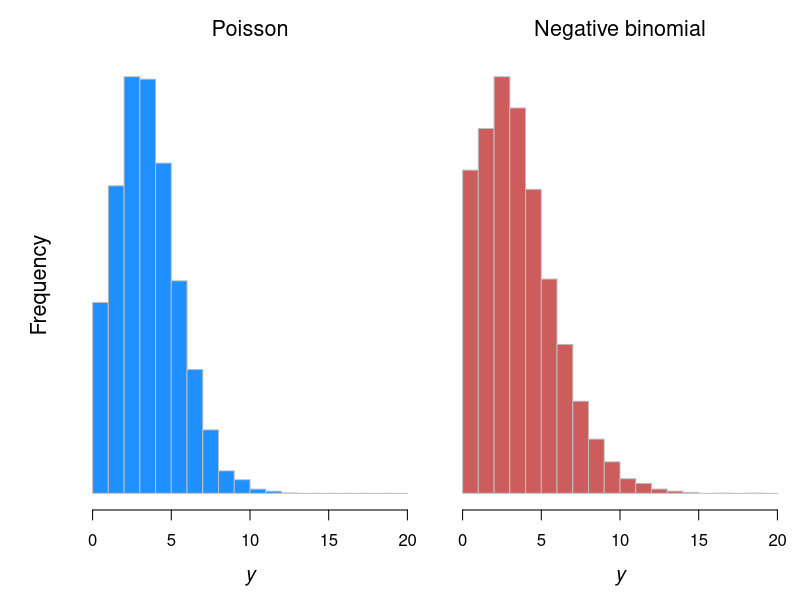
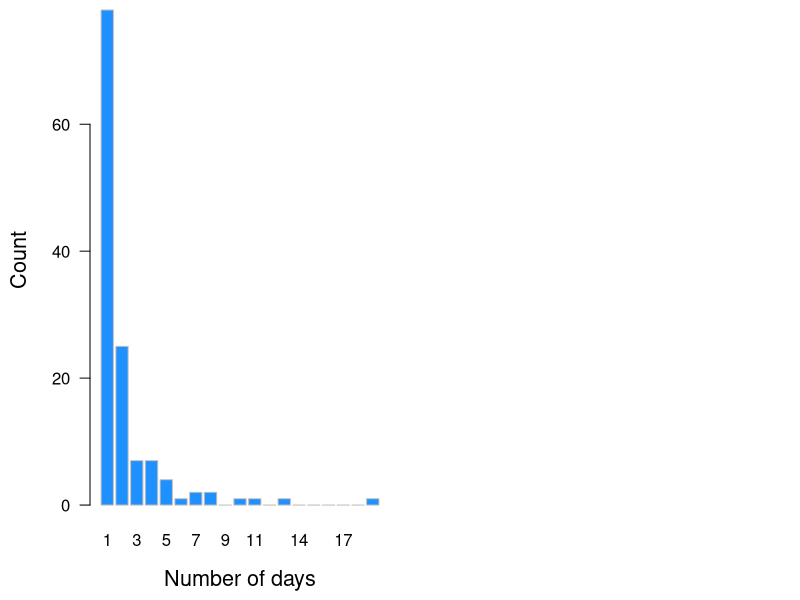

Recreate these plots in R, in order. (Note: this script raises an error after producing the figures.)
## ---- chunk 1
knitr::opts_chunk$set(echo = FALSE, warning = FALSE, message = FALSE)
## ---- chunk 2
set.seed(514)

nn <- 1e4

pp <- rpois(nn, 4)
nb <- rnbinom(nn, mu = 4, size = 8)

lims <- range(c(pp, nb))
xm <- do.call(floor, list(lims[1]/2)) * 2
xx <- do.call(ceiling, list(lims[2]/2)) * 2

par(mfrow = c(1, 2),
    mai = c(0.9, 0.2, 0.6, 0.1),
    omi = c(0, 0.6, 0, 0), bg = NA,
    cex.main = 1.2, cex.lab = 1.2)
## Poisson
hist(pp, las = 1, breaks = seq(xm, xx),
     col = "dodgerblue", border = "gray",
     yaxt = "n", ylab = "", xlab = expression(italic(y)),
     main = "")
mtext("Poisson", side = 3, line = 1, cex = 1.3)
mtext("Frequency", side = 2, line = 1.5, cex = 1.3)
## neg binom
hist(nb, las = 1, breaks = seq(xm, xx),
     col = "indianred", border = "gray",
     yaxt = "n", ylab = "", xlab = expression(italic(y)),
     main = "")
mtext("Negative binomial", side = 3, line = 1, cex = 1.3)
## ---- chunk 3
## read data
snakes <- read.csv("snakes.csv", stringsAsFactors = FALSE)

## set plot area
par(mai = c(0.9, 0.9, 0.1, 0.1),
    omi = c(0, 0, 0, 0), bg = NA,
    cex.lab = 1.3)
## histogram
hh <- hist(snakes$n_days, breaks = seq(0, max(snakes$n_days)), plot = FALSE)
barplot(hh$counts, names.arg = seq(max(snakes$n_days)), las = 1,
        ylab = "Count", xlab = "Number of days",
        col = "dodgerblue", border = "gray")
## ---- chunk 4
## Poisson regression
smod_pois <- glm(n_days ~ location + rain, data = snakes,
                 family = poisson(link = "log"))
## ---- chunk 5
summary(smod_pois)
## ---- chunk 6
library(VGAM)
## zero-truncated Poisson regression
smod_ztpois <- vglm(n_days ~ location + rain, data = snakes,
                    family = pospoisson)
## ---- chunk 7
summary(smod_ztpois)
## ---- chunk 8
beta_hat_p <- cbind(coef(smod_pois), sqrt(diag(vcov(smod_pois))))
beta_hat_ztp <- cbind(coef(smod_ztpois), sqrt(diag(vcov(smod_ztpois))))
tbl_pois <- round(cbind(beta_hat_p, beta_hat_ztp), 3)
colnames(tbl_pois) <- c("  Poisson", "  Poisson SE", "  +Poisson", "  +Poisson SE")
tbl_pois
## ---- chunk 9
## load MASS pkg
library(MASS)
## neg binomial regression
smod_nb <- glm.nb(n_days ~ location + rain, data = snakes,
                  link = "log")
## ---- chunk 10
summary(smod_nb)
## ---- chunk 11
library(VGAM)
## zero-truncated neg binomial regression
smod_ztnb <- vglm(n_days ~ location + rain, data = snakes,
                  family = posnegbinomial)
## ---- chunk 12
summary(smod_ztnb)
## ---- chunk 13
beta_hat_nb <- cbind(coef(smod_nb), sqrt(diag(vcov(smod_nb))))
beta_hat_ztnb <- cbind(coef(smod_ztnb)[-2], sqrt(diag(vcov(smod_ztnb))[-2]))
tbl_nb <- round(cbind(beta_hat_nb, beta_hat_ztnb), 3)
colnames(tbl_nb) <- c("  NB", "  NB SE", "      +NB", " +NB SE")
tbl_nb
## ---- chunk 14
## Hurdle model
rtpois <- function(n, lambda, tol = 1e-10) {
  ## Simulate from zero-truncated Poisson
  ## Initialize output
  x <- rep(NA, n)
  ## Identify lambda values below tolerance
  low <- which(lambda < tol)
  nlow <- length(low)
  if(nlow > 0) {
    x[low] <- 1
    if(nlow < n) {
      x[-low] <- qpois(runif(n-nlow, dpois(0, lambda[-low]), 1), lambda[-low])
    }
  } else {
    x <- qpois(runif(n-nlow, dpois(0, lambda), 1), lambda)
  }
  return(x)
}

set.seed(514)
## sample size
nn <- 200
## parameters for detection model
gamma_0 <- -2
gamma_tree <- 3
## parameters for count model
beta_0 <- 2
beta_tree <- 0.8
## covariates
water <- runif(nn, 0, 1)
trees <- runif(nn, 0, 1)
## expectation for Pr(detect)
mu <- 1/(1+exp(-(gamma_0 + gamma_tree * water)))
## detections (0/1)
z <- rbinom(nn, 1, mu)
## expectation for pos counts
lambda <- exp(beta_0 + beta_tree * trees) 
## pos counts
pos_count <- rtpois(nn, lambda)
## observations
y <- z * pos_count

par(mai = c(0.9, 0.9, 0.1, 0.1),
    omi = c(0, 0, 0, 0), bg = NA,
    cex.main = 1.4, cex.lab = 1.4)
## histogram of counts
hist(y, breaks = seq(0, max(y)), las = 1, col = "dodgerblue", border = "gray",
     main = "", xlab = "Number of hippos", ylab = "Frequency", )
## ---- chunk 15
## load pscl
library(pscl)
## fit hurdle model
hippo_zap <- hurdle(y ~ trees | water)
## ---- chunk 16
summary(hippo_zap)
## ---- chunk 17
## fitted for detection prob (pi)
water <- sort(water)
gamma_hat_0 <- coef(hippo_zap)[3]
gamma_hat_1 <- coef(hippo_zap)[4]
pi_hat <- 1/(1+exp(-(gamma_hat_0 + gamma_hat_1*water)))

#matrix of derivatives
derivs <- matrix(NA,nrow=nn,ncol=4)
derivs[,1] <- derivs[,2] <- 0
derivs[,3] <- (exp(gamma_hat_0 + gamma_hat_1*water))/((exp(gamma_hat_0 + gamma_hat_1*water)+1)^2) 
derivs[,4] <- (water*exp(gamma_hat_0 + gamma_hat_1*water))/((exp(gamma_hat_0 + gamma_hat_1*water)+1)^2) 
se <- sqrt( diag ( derivs %*% vcov(hippo_zap) %*% t(derivs) ))
lower <- pi_hat - se * qt(0.025, nn-2, lower.tail = FALSE)
upper <- pi_hat + se * qt(0.025, nn-2, lower.tail = FALSE)

## fitted for mean & var (lambda)
trees <- sort(trees)
beta_hat_0 <- coef(hippo_zap)[1]
beta_hat_1 <- coef(hippo_zap)[2]
lambda_hat <- exp(beta_hat_0 + beta_hat_1*trees)

#matrix of derivatives
derivs_2 <- matrix(NA,nrow=nn,ncol=4)
derivs_2[,1] <- exp(beta_hat_0+beta_hat_1*trees)
derivs_2[,2] <- trees*exp(beta_hat_0+beta_hat_1*trees) 
derivs_2[,3] <- derivs_2[,4] <- 0
se_2 <- sqrt( diag ( derivs_2 %*% vcov(hippo_zap) %*% t(derivs_2) ))
lower_2 <- lambda_hat - se_2 * qt(0.025, nn-2, lower.tail = FALSE)
upper_2 <- lambda_hat + se_2 * qt(0.025, nn-2, lower.tail = FALSE)

## set plot area
par(mfrow = c(1, 2),
    mai = c(0.9, 0.9, 0.6, 0.1),
    omi = c(0, 0, 0, 0), bg = NA,
    cex.main = 1.2, cex.lab = 1.2)
## detections
plot(water, pi_hat, type = "l", las = 1, ylim = c(0, 1), lwd = 2, col = "dodgerblue",
     xlab = "Water availability", ylab = expression(pi), main = "Detection")
lines(water, lower, lty = 2,  col = "dodgerblue", lwd = 2)
lines(water, upper, lty = 2,  col = "dodgerblue", lwd = 2)
## counts
plot(trees, lambda_hat, type = "l", las = 1, ylim = c(0, 20), lwd = 2, col = "darkgreen",
     xlab = "Tree density", ylab = expression(lambda), main = "Counts")
lines(trees, lower_2, lty = 2, col = "darkgreen", lwd = 2)
lines(trees, upper_2, lty = 2, col = "darkgreen", lwd = 2)

## ---- chunk 18
## ZAP
set.seed(514)
junk <- rpois(300, 3)
junk1 <- rep(0, 50)
all <- c(junk1, junk)
ind <- ifelse(all > 0, 0, 1)
all_zap <- table(all, ind)

## ZIP
set.seed(514)
junk <- rpois(300,3)
junk1 <- rep(0,50)
ind <- c(rep(1,50),rep(0,300))
all <- c(junk1, junk)
all_zip <- table(all,ind)

## set plot area
par(mfrow = c(1, 2),
    mai = c(0.9, 0.9, 0.6, 0.1),
    omi = c(0, 0, 0, 0), bg = NA,
    cex.main = 1.3, cex.lab = 1.3)
barplot(t(all_zap), las = 1, col=c("dodgerblue","indianred"),
        xlab = "Count", main = "Zero altered (hurdle)")
barplot(t(all_zip), las = 1, col=c("dodgerblue","indianred"),
        xlab = "Count", main = "Zero inflated (mixture)")
## ---- chunk 19
set.seed(514)
## sample size
nn <- 200
## parameters for detection model
gamma_0 <- 0.01
gamma_tree <- 3
## parameters for count model
beta_0 <- 1.5
beta_tree <- 1.2
## covariate
trees <- runif(nn, 0, 1)
## expectation for Pr(detect)
mu <- 1 / (1 + exp(-(gamma_0 + gamma_tree * trees)))
## missed detections (0/1)
z <- rbinom(nn, 1, mu)
## expectation for pos counts
lambda <- exp(beta_0 + beta_tree * trees) 
## pos counts
pos_count <- rpois(nn, lambda)
## observations
y <- (1 - z) * pos_count

par(mai = c(0.9, 0.9, 0.1, 0.1),
    omi = c(0, 0, 0, 0), bg = NA,
    cex.main = 1.4, cex.lab = 1.4)
## histogram of counts
hist(y, breaks = seq(0, max(y)), las = 1, col = "brown", border = "gray",
     main = "", xlab = "Number of deer", ylab = "Frequency", )
## ---- chunk 20
## fit hurdle model
deer_zip <- zeroinfl(y ~ trees | trees)
## ---- chunk 21
summary(deer_zip)
## ---- chunk 22
## fitted for detection prob (pi)
trees <- sort(trees)
gamma_hat_0 <- coef(deer_zip)[3]
gamma_hat_1 <- coef(deer_zip)[4]
pi_hat <- 1/(1+exp(-(gamma_hat_0 + gamma_hat_1 * trees)))

#matrix of derivatives
derivs <- matrix(NA, nrow = nn, ncol = 4)
derivs[,1] <- derivs[,2] <- 0
derivs[,3] <- (exp(gamma_hat_0 + gamma_hat_1*trees))/((exp(gamma_hat_0 + gamma_hat_1*trees)+1)^2) 
derivs[,4] <- (trees*exp(gamma_hat_0 + gamma_hat_1*trees))/((exp(gamma_hat_0 + gamma_hat_1*trees)+1)^2) 
se <- sqrt( diag ( derivs %*% vcov(deer_zip) %*% t(derivs) ))
lower <- pi_hat - se * qt(0.025, nn-2, lower.tail = FALSE)
upper <- pi_hat + se * qt(0.025, nn-2, lower.tail = FALSE)

## fitted for mean & var (lambda)
beta_hat_0 <- coef(deer_zip)[1]
beta_hat_1 <- coef(deer_zip)[2]
lambda_hat <- exp(beta_hat_0 + beta_hat_1*trees)

#matrix of derivatives
derivs_2 <- matrix(NA, nrow = nn, ncol = 4)
derivs_2[,1] <- exp(beta_hat_0+beta_hat_1*trees)
derivs_2[,2] <- trees*exp(beta_hat_0+beta_hat_1*trees) 
derivs_2[,3] <- derivs_2[,4] <- 0
se_2 <- sqrt( diag ( derivs_2 %*% vcov(deer_zip) %*% t(derivs_2) ))
lower_2 <- lambda_hat - se_2 * qt(0.025, nn-2, lower.tail = FALSE)
upper_2 <- lambda_hat + se_2 * qt(0.025, nn-2, lower.tail = FALSE)

## set plot area
par(mfrow = c(1, 2),
    mai = c(0.9, 0.9, 0.6, 0.1),
    omi = c(0, 0, 0, 0), bg = NA,
    cex.main = 1.2, cex.lab = 1.2)
## detections
plot(trees, pi_hat, type = "l", las = 1, ylim = c(0, 1), lwd = 2, col = "darkgreen",
     xlab = "Tree density", ylab = expression(pi), main = "Missed detection")
lines(trees, lower, lty = 2,  col = "darkgreen", lwd = 2)
lines(trees, upper, lty = 2,  col = "darkgreen", lwd = 2)
## counts
plot(trees, lambda_hat, type = "l", las = 1, ylim = c(0, 20), lwd = 2, col = "darkgreen",
     xlab = "Tree density", ylab = expression(lambda), main = "Counts")
lines(trees, lower_2, lty = 2, col = "darkgreen", lwd = 2)
lines(trees, upper_2, lty = 2, col = "darkgreen", lwd = 2)
